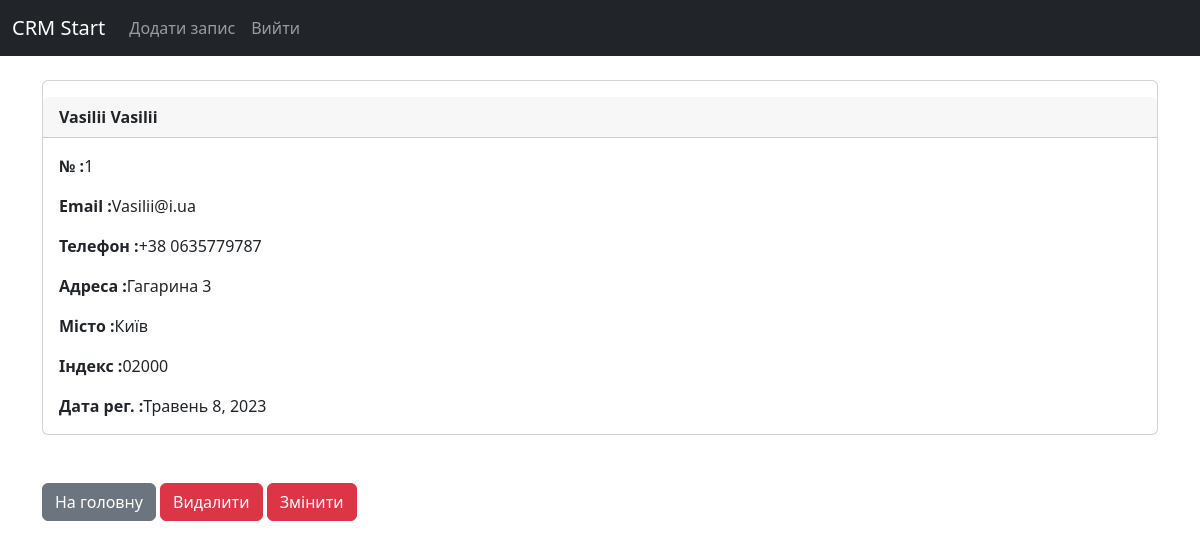
The page /record/1 (signed in) on the database its author committed.
### bodi/models.py (models this page shows, shortened)
class Record(models.Model):
    created_at = models.DateField(auto_now_add=True)
    first_name = models.CharField(max_length=50)
    last_name = models.CharField(max_length=50)
    email = models.CharField(max_length=100)
    phone = models.CharField(max_length=15)
    address = models.CharField(max_length=100)
    sity = models.CharField(max_length=50)
    state = models.CharField(max_length=50)
    zipcode = models.CharField(max_length=20)

### bodi/views.py (the view)
# urls.py: path('record/<int:pk>', views.customer_record, name='record'),
def customer_record(reguest, pk):
    if reguest.user.is_authenticated:
        customer_record = Record.objects.get(id=pk)
        return render(reguest, 'bodi/record.html', {'customer_record': customer_record})
    else:
        messages.warning(reguest, "'Ви не авторизовані :( '")
        return redirect('home')

### bodi/templates/bodi/record.html
{% extends 'bodi/base.html'   %}
{% block content %}
<div class="card">
    <dir class="card-header"><strong>
        {{ customer_record.first_name }}
        {{ customer_record.last_name }}</strong>
    </dir>
    <div class="card-body">
        <p class="card-text">
        <strong>№ :</strong>{{ customer_record.id }}
        </p>
        <p class="card-text">
        <strong>Еmail :</strong>{{ customer_record.email }} </p>
        <p class="card-text">
        <strong>Телефон :</strong>{{ customer_record.state }}
            {{ customer_record.phone }} </p>
        <p class="card-text">
        <strong>Адреса :</strong>{{ customer_record.address }} </p>
        <p class="card-text">
        <strong>Місто :</strong>{{ customer_record.sity }}  </p>
        <p class="card-text">
        <strong>Індекс :</strong>{{ customer_record.zipcode }} </p>
        <p class="card-text">
        <strong>Дата рег. :</strong>{{ customer_record.created_at }}</p>
    </div>
</div>
<br/><br/>
<a href="{% url 'home' %}" class="btn btn-secondary">На головну</a>
<a href="{% url 'delit_record' customer_record.id %}" class="btn btn-danger">Видалити</a>
<a href="{% url 'update_record' customer_record.id %}" class="btn btn-danger">Змінити</a>
{% endblock %}

### bodi/templates/bodi/base.html (shortened to what this page needs)
<!doctype html>
<html lang="en">
  <head>
    <link href="https://cdn.jsdelivr.net/npm/bootstrap@5.2.3/dist/css/bootstrap.min.css" rel="stylesheet">
  </head>
  <body>
    {% include 'bodi/navbar.html' %}
    <div class="container">
        <br/>
        {% block content %}
        {% endblock %}
    </div>
  </body>
</html>

### bodi/templates/bodi/navbar.html (shortened to what this page needs)
<nav class="navbar navbar-expand-lg  navbar-dark bg-dark">
    <div class="container-fluid">
      <a class="navbar-brand" href="{% url 'home' %}">CRM Start</a>
      <div class="collapse navbar-collapse" id="navbarSupportedContent">
        <ul class="navbar-nav me-auto mb-2 mb-lg-0">
          {% if user.is_authenticated %}
          <li class="nav-item">
            <a class="nav-link" href="{% url 'add_record' %}">Додати запис</a>
          </li>
          <li class="nav-item">
            <a class="nav-link" href="{% url 'logout' %}">Вийти</a>
          </li>
          {% endif%}
        </ul>
      </div>
    </div>
  </nav>

### rows shown on the page
Record: first_name "Vasilii", last_name "Vasilii", id "1", email "Vasilii@i.ua", state "+38", phone "0635779787", address "Гагарина 3", sity "Київ", zipcode "02000", created_at "Травень 8, 2023"
